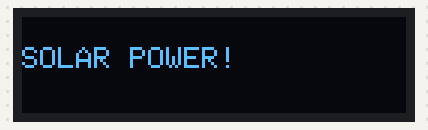
The sketch below on a simulated Arduino Uno, built with avr-gcc and run on an emulated ATmega328P. Parts: 128×32 one-colour display. The display library's start-up logo is not drawn.

Above: at 0.1 s.

The sketch:

ENCE_3210_Lab_4_P2-3.ino
```cpp
/*
*
* Kevin Granillo
* March 1, 2025
*
* This program is Solar Charge Controller
* It uses a switching component to switch between solar power and battery power
* If the voltage of the solar panel is greater than 2.5, this becomes the power supplier
* If less than 2.5, the battery becomes the power supplier
* If the voltage of the battery is less than the voltage of the solar pane, the battery is charged by the solar panel
* Lastly, the battery stops being charged after it is fully charged
*
*
* Side note: Not all of the components are available so the switching element is emulated by using an OLED screen
*
*
*/

// Libraries for screen
#include <SPI.h>
#include <Wire.h>
#include <Adafruit_GFX.h>
#include <Adafruit_SSD1306.h>

// Defining Screen Dimensions
#define SCREEN_WIDTH 128 // OLED display width, in pixels
#define SCREEN_HEIGHT 32 // OLED display height, in pixels

#define OLED_RESET     -1 // Reset pin # (or -1 if sharing Arduino reset pin)
#define SCREEN_ADDRESS 0x3C ///< See datasheet for Address; 0x3D for 128x64, 0x3C for 128x32
Adafruit_SSD1306 display(SCREEN_WIDTH, SCREEN_HEIGHT, &Wire, OLED_RESET);

float gBattery = 4; // Battery Voltage
float gSolar = 5; // Solar Voltage
float gFullyCharged = 4; // Battery fully charged

  enum State_e{SOLAR,BATTERY,CHARGE}; // Solar controlling microcontroller, Battery Controlling Microcontroller, Solar charging battery
  enum State_e gState = SOLAR; // Default State is Solar charging

void setup() {
  // Begin serial communication
  Serial.begin(9600);

    // SSD1306_SWITCHCAPVCC = generate display voltage from 3.3V internally
  if(!display.begin(SSD1306_SWITCHCAPVCC, SCREEN_ADDRESS)) {
    Serial.println(F("SSD1306 allocation failed"));
    for(;;); // Don't proceed, loop forever
  }
  // Displays startup logo then clears the screen
  display.display();
  display.clearDisplay();
  display.display();

}

void loop() {
  // put your main code here, to run repeatedly:
    display.clearDisplay();
    display.setTextSize(1);      // Normal 1:1 pixel scale
    display.setTextColor(SSD1306_WHITE); // Draw white text
    display.setCursor(0, 10);     // Start on left side halfway down
    display.cp437(true);

  switch(gState){
    case SOLAR:
      display.print("SOLAR POWER!"); // Solar is controlling microcontroller
    break;

    case BATTERY:
      display.print("BATTERY POWER!"); // Battery is powering microcontroller
    break;

    case CHARGE:
      display.print("BATTERY CHARGING"); // Solar is charging battery
      if(gBattery = gFullyCharged) // If battery is at max voltage change solar to microcontroller
      {
        gState = SOLAR;
      }
    break;
  }
  CheckVoltage(); // Checks voltage of battery and solar
  display.display();
}

void CheckVoltage()
{
  if(gSolar >= 2.5) // If solar is greater than 2.5 V
  {
    gState = SOLAR; // Solar for microcontrollers
  } else
  {
    gState = BATTERY; // If solar is less than 2.5V, Battery for microcontrollers
  }
  if(gSolar<gBattery) // If solar voltage is less than battery voltage
  {
    gState = CHARGE; // Charge battery
  }
}
```
